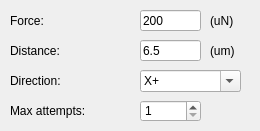
    <widget class="QWidget" name="pick">
     <attribute name="title">
      <string>Pick</string>
     </attribute>
     <widget class="QLabel" name="label_23">
      <property name="geometry">
       <rect>
        <x>10</x>
        <y>40</y>
        <width>101</width>
        <height>21</height>
       </rect>
      </property>
      <property name="text">
       <string>Distance:</string>
      </property>
     </widget>
     <widget class="QLabel" name="label_25">
      <property name="geometry">
       <rect>
        <x>210</x>
        <y>10</y>
        <width>41</width>
        <height>21</height>
       </rect>
      </property>
      <property name="text">
       <string>(uN)</string>
      </property>
     </widget>
     <widget class="QLabel" name="label_28">
      <property name="geometry">
       <rect>
        <x>210</x>
        <y>40</y>
        <width>41</width>
        <height>21</height>
       </rect>
      </property>
      <property name="text">
       <string>(um)</string>
      </property>
     </widget>
     <widget class="QLineEdit" name="pick_distance">
      <property name="geometry">
       <rect>
        <x>140</x>
        <y>40</y>
        <width>61</width>
        <height>21</height>
       </rect>
      </property>
      <property name="font">
       <font>
        <family>Arial</family>
        <pointsize>9</pointsize>
       </font>
      </property>
      <property name="text">
       <string>6.5</string>
      </property>
     </widget>
     <widget class="QLabel" name="label_31">
      <property name="geometry">
       <rect>
        <x>10</x>
        <y>10</y>
        <width>101</width>
        <height>21</height>
       </rect>
      </property>
      <property name="text">
       <string>Force:</string>
      </property>
     </widget>
     <widget class="QLineEdit" name="pick_force">
      <property name="geometry">
       <rect>
        <x>140</x>
        <y>10</y>
        <width>61</width>
        <height>21</height>
       </rect>
      </property>
      <property name="font">
       <font>
        <family>Arial</family>
        <pointsize>9</pointsize>
       </font>
      </property>
      <property name="text">
       <string>200</string>
      </property>
     </widget>
     <widget class="QLabel" name="label_33">
      <property name="geometry">
       <rect>
        <x>10</x>
        <y>70</y>
        <width>101</width>
        <height>21</height>
       </rect>
      </property>
      <property name="text">
       <string>Direction:</string>
      </property>
     </widget>
     <widget class="QComboBox" name="pick_direction">
      <property name="geometry">
       <rect>
        <x>140</x>
        <y>70</y>
        <width>101</width>
        <height>22</height>
       </rect>
      </property>
      <property name="font">
       <font>
        <family>Arial</family>
        <pointsize>9</pointsize>
       </font>
      </property>
      <property name="editable">
       <bool>true</bool>
      </property>
      <item>
       <property name="text">
        <string>X+</string>
       </property>
      </item>
     </widget>
     <widget class="QLabel" name="label_37">
      <property name="geometry">
       <rect>
        <x>10</x>
        <y>100</y>
        <width>111</width>
        <height>21</height>
       </rect>
      </property>
      <property name="text">
       <string>Max attempts:</string>
      </property>
     </widget>
     <widget class="QSpinBox" name="pick_attempt">
      <property name="geometry">
       <rect>
        <x>140</x>
        <y>100</y>
        <width>61</width>
        <height>22</height>
       </rect>
      </property>
      <property name="font">
       <font>
        <family>Arial</family>
        <pointsize>9</pointsize>
       </font>
      </property>
      <property name="minimum">
       <number>1</number>
      </property>
     </widget>
    </widget>
